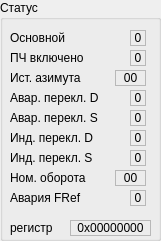
    <widget class="QGroupBox" name="groupModuleState">
     <property name="geometry">
      <rect>
       <x>360</x>
       <y>110</y>
       <width>161</width>
       <height>241</height>
      </rect>
     </property>
     <property name="title">
      <string>Статус</string>
     </property>
     <widget class="QLabel" name="labelModuleStatet">
      <property name="geometry">
       <rect>
        <x>10</x>
        <y>220</y>
        <width>61</width>
        <height>16</height>
       </rect>
      </property>
      <property name="text">
       <string>регистр</string>
      </property>
     </widget>
     <widget class="QLabel" name="labelModuleState">
      <property name="geometry">
       <rect>
        <x>70</x>
        <y>220</y>
        <width>81</width>
        <height>16</height>
       </rect>
      </property>
      <property name="frameShape">
       <enum>QFrame::StyledPanel</enum>
      </property>
      <property name="text">
       <string>0x00000000</string>
      </property>
      <property name="alignment">
       <set>Qt::AlignCenter</set>
      </property>
     </widget>
     <widget class="QLabel" name="labelModuleState1t">
      <property name="geometry">
       <rect>
        <x>10</x>
        <y>30</y>
        <width>121</width>
        <height>16</height>
       </rect>
      </property>
      <property name="text">
       <string>Основной</string>
      </property>
     </widget>
     <widget class="QLabel" name="labelModuleState1">
      <property name="geometry">
       <rect>
        <x>130</x>
        <y>30</y>
        <width>16</width>
        <height>16</height>
       </rect>
      </property>
      <property name="frameShape">
       <enum>QFrame::StyledPanel</enum>
      </property>
      <property name="text">
       <string>0</string>
      </property>
      <property name="alignment">
       <set>Qt::AlignCenter</set>
      </property>
     </widget>
     <widget class="QLabel" name="labelModuleState2t">
      <property name="geometry">
       <rect>
        <x>10</x>
        <y>70</y>
        <width>101</width>
        <height>16</height>
       </rect>
      </property>
      <property name="text">
       <string>Ист. азимута</string>
      </property>
     </widget>
     <widget class="QLabel" name="labelModuleState2">
      <property name="geometry">
       <rect>
        <x>115</x>
        <y>70</y>
        <width>31</width>
        <height>16</height>
       </rect>
      </property>
      <property name="frameShape">
       <enum>QFrame::StyledPanel</enum>
      </property>
      <property name="text">
       <string>00</string>
      </property>
      <property name="alignment">
       <set>Qt::AlignCenter</set>
      </property>
     </widget>
     <widget class="QLabel" name="labelModuleState3t">
      <property name="geometry">
       <rect>
        <x>10</x>
        <y>90</y>
        <width>121</width>
        <height>16</height>
       </rect>
      </property>
      <property name="text">
       <string>Авар. перекл. D</string>
      </property>
     </widget>
     <widget class="QLabel" name="labelModuleState3">
      <property name="geometry">
       <rect>
        <x>130</x>
        <y>90</y>
        <width>16</width>
        <height>16</height>
       </rect>
      </property>
      <property name="frameShape">
       <enum>QFrame::StyledPanel</enum>
      </property>
      <property name="text">
       <string>0</string>
      </property>
      <property name="alignment">
       <set>Qt::AlignCenter</set>
      </property>
     </widget>
     <widget class="QLabel" name="labelModuleState4t">
      <property name="geometry">
       <rect>
        <x>10</x>
        <y>110</y>
        <width>121</width>
        <height>16</height>
       </rect>
      </property>
      <property name="text">
       <string>Авар. перекл. S</string>
      </property>
     </widget>
     <widget class="QLabel" name="labelModuleState4">
      <property name="geometry">
       <rect>
        <x>130</x>
        <y>110</y>
        <width>16</width>
        <height>16</height>
       </rect>
      </property>
      <property name="frameShape">
       <enum>QFrame::StyledPanel</enum>
      </property>
      <property name="text">
       <string>0</string>
      </property>
      <property name="alignment">
       <set>Qt::AlignCenter</set>
      </property>
     </widget>
     <widget class="QLabel" name="labelModuleState5t">
      <property name="geometry">
       <rect>
        <x>10</x>
        <y>50</y>
        <width>121</width>
        <height>16</height>
       </rect>
      </property>
      <property name="text">
       <string>ПЧ включено</string>
      </property>
     </widget>
     <widget class="QLabel" name="labelModuleState5">
      <property name="geometry">
       <rect>
        <x>130</x>
        <y>50</y>
        <width>16</width>
        <height>16</height>
       </rect>
      </property>
      <property name="frameShape">
       <enum>QFrame::StyledPanel</enum>
      </property>
      <property name="text">
       <string>0</string>
      </property>
      <property name="alignment">
       <set>Qt::AlignCenter</set>
      </property>
     </widget>
     <widget class="QLabel" name="labelModuleState7t">
      <property name="geometry">
       <rect>
        <x>10</x>
        <y>150</y>
        <width>121</width>
        <height>16</height>
       </rect>
      </property>
      <property name="text">
       <string>Инд. перекл. S</string>
      </property>
     </widget>
     <widget class="QLabel" name="labelModuleState6">
      <property name="geometry">
       <rect>
        <x>130</x>
        <y>130</y>
        <width>16</width>
        <height>16</height>
       </rect>
      </property>
      <property name="frameShape">
       <enum>QFrame::StyledPanel</enum>
      </property>
      <property name="text">
       <string>0</string>
      </property>
      <property name="alignment">
       <set>Qt::AlignCenter</set>
      </property>
     </widget>
     <widget class="QLabel" name="labelModuleState7">
      <property name="geometry">
       <rect>
        <x>130</x>
        <y>150</y>
        <width>16</width>
        <height>16</height>
       </rect>
      </property>
      <property name="frameShape">
       <enum>QFrame::StyledPanel</enum>
      </property>
      <property name="text">
       <string>0</string>
      </property>
      <property name="alignment">
       <set>Qt::AlignCenter</set>
      </property>
     </widget>
     <widget class="QLabel" name="labelModuleState6t">
      <property name="geometry">
       <rect>
        <x>10</x>
        <y>130</y>
        <width>121</width>
        <height>16</height>
       </rect>
      </property>
      <property name="text">
       <string>Инд. перекл. D</string>
      </property>
     </widget>
     <widget class="QLabel" name="labelModuleState8">
      <property name="geometry">
       <rect>
        <x>115</x>
        <y>170</y>
        <width>31</width>
        <height>16</height>
       </rect>
      </property>
      <property name="frameShape">
       <enum>QFrame::StyledPanel</enum>
      </property>
      <property name="text">
       <string>00</string>
      </property>
      <property name="alignment">
       <set>Qt::AlignCenter</set>
      </property>
     </widget>
     <widget class="QLabel" name="labelModuleState8t">
      <property name="geometry">
       <rect>
        <x>10</x>
        <y>170</y>
        <width>101</width>
        <height>16</height>
       </rect>
      </property>
      <property name="text">
       <string>Ном. оборота</string>
      </property>
     </widget>
     <widget class="QLabel" name="labelModuleState17t">
      <property name="geometry">
       <rect>
        <x>10</x>
        <y>190</y>
        <width>121</width>
        <height>16</height>
       </rect>
      </property>
      <property name="text">
       <string>Авария FRef</string>
      </property>
     </widget>
     <widget class="QLabel" name="labelModuleState17">
      <property name="geometry">
       <rect>
        <x>130</x>
        <y>190</y>
        <width>16</width>
        <height>16</height>
       </rect>
      </property>
      <property name="frameShape">
       <enum>QFrame::StyledPanel</enum>
      </property>
      <property name="text">
       <string>0</string>
      </property>
      <property name="alignment">
       <set>Qt::AlignCenter</set>
      </property>
     </widget>
    </widget>
